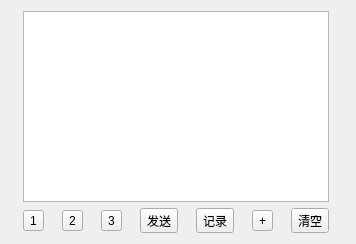
<?xml version="1.0" encoding="UTF-8"?>
<ui version="4.0">
 <class>SendSave</class>
 <widget class="QDialog" name="SendSave">
  <property name="geometry">
   <rect>
    <x>0</x>
    <y>0</y>
    <width>356</width>
    <height>244</height>
   </rect>
  </property>
  <property name="windowTitle">
   <string>发送列表</string>
  </property>
  <layout class="QGridLayout" name="gridLayout">
   <item row="1" column="1">
    <widget class="QToolButton" name="send2">
     <property name="text">
      <string>2</string>
     </property>
    </widget>
   </item>
   <item row="1" column="2">
    <widget class="QToolButton" name="send3">
     <property name="text">
      <string>3</string>
     </property>
    </widget>
   </item>
   <item row="1" column="3">
    <widget class="QToolButton" name="send">
     <property name="text">
      <string>发送</string>
     </property>
    </widget>
   </item>
   <item row="1" column="5">
    <widget class="QToolButton" name="add">
     <property name="text">
      <string>+</string>
     </property>
    </widget>
   </item>
   <item row="1" column="6">
    <widget class="QToolButton" name="clear">
     <property name="text">
      <string>清空</string>
     </property>
    </widget>
   </item>
   <item row="1" column="0">
    <widget class="QToolButton" name="send1">
     <property name="text">
      <string>1</string>
     </property>
    </widget>
   </item>
   <item row="0" column="0" colspan="7">
    <widget class="QTableWidget" name="tbSave"/>
   </item>
   <item row="1" column="4">
    <widget class="QToolButton" name="show">
     <property name="text">
      <string>记录</string>
     </property>
    </widget>
   </item>
  </layout>
 </widget>
 <resources/>
 <connections/>
</ui>
